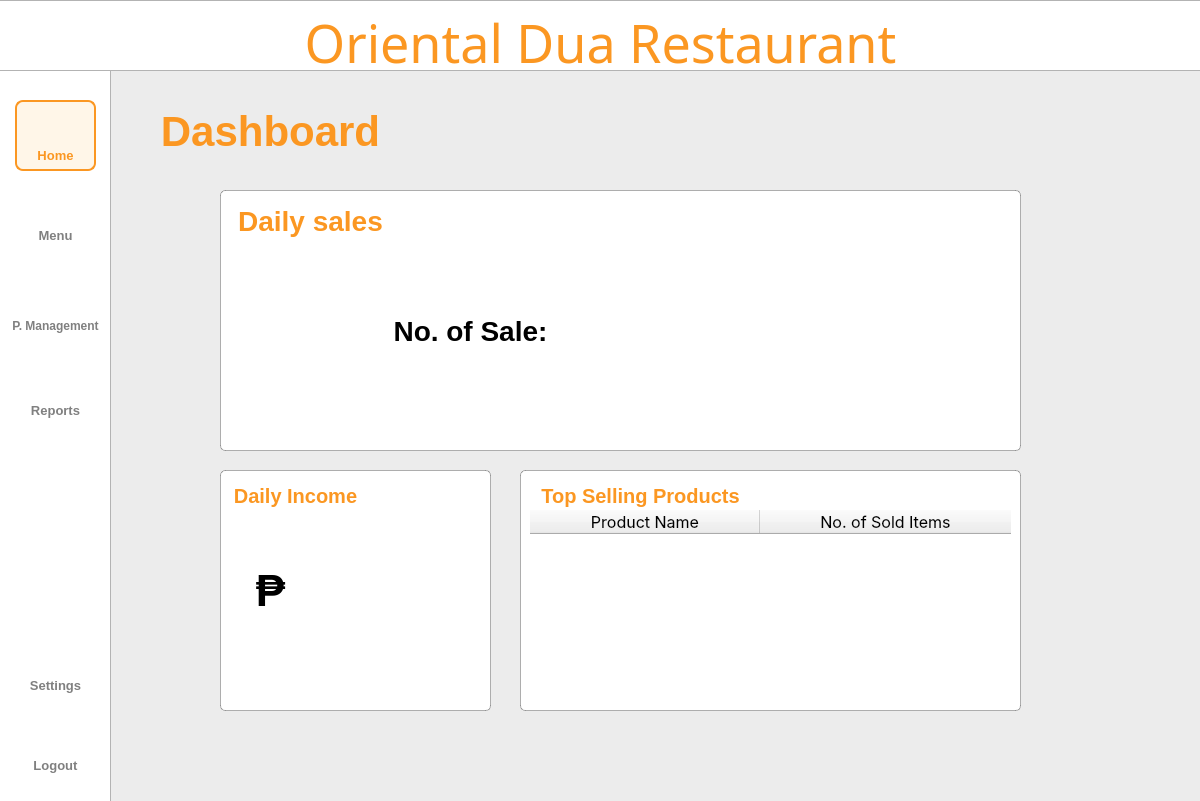
<?xml version="1.0" encoding="UTF-8"?>
<ui version="4.0">
 <class>Dialog</class>
 <widget class="QDialog" name="Dialog">
  <property name="geometry">
   <rect>
    <x>0</x>
    <y>0</y>
    <width>1200</width>
    <height>801</height>
   </rect>
  </property>
  <property name="windowTitle">
   <string>Dialog</string>
  </property>
  <widget class="QWidget" name="bgwidget" native="true">
   <property name="geometry">
    <rect>
     <x>0</x>
     <y>0</y>
     <width>1211</width>
     <height>801</height>
    </rect>
   </property>
   <property name="layoutDirection">
    <enum>Qt::LeftToRight</enum>
   </property>
   <property name="styleSheet">
    <string notr="true">QWidget#bgwidget{background-color: rgb(236, 236, 236);}

</string>
   </property>
   <widget class="QLabel" name="sidebar">
    <property name="geometry">
     <rect>
      <x>-10</x>
      <y>-30</y>
      <width>121</width>
      <height>891</height>
     </rect>
    </property>
    <property name="styleSheet">
     <string notr="true">background-color: rgb(255, 255, 255);
border: 1px solid rgba(0, 0, 0, 0.3);  </string>
    </property>
    <property name="text">
     <string/>
    </property>
   </widget>
   <widget class="QLabel" name="titlebar">
    <property name="geometry">
     <rect>
      <x>-2</x>
      <y>0</y>
      <width>1204</width>
      <height>71</height>
     </rect>
    </property>
    <property name="styleSheet">
     <string notr="true">background-color: rgb(255, 255, 255);
border: 1px solid rgba(0, 0, 0, 0.3);  </string>
    </property>
    <property name="text">
     <string/>
    </property>
   </widget>
   <widget class="QLabel" name="title">
    <property name="geometry">
     <rect>
      <x>0</x>
      <y>10</y>
      <width>1201</width>
      <height>71</height>
     </rect>
    </property>
    <property name="styleSheet">
     <string notr="true">QLabel#title{
	color: #FB9722;
    font-family: Sacramento;
    font-size: 52px;
    font-weight: 400;
    padding-bottom: 5px;
    text-align: center;
}</string>
    </property>
    <property name="text">
     <string>Oriental Dua Restaurant</string>
    </property>
    <property name="alignment">
     <set>Qt::AlignCenter</set>
    </property>
    <property name="wordWrap">
     <bool>true</bool>
    </property>
   </widget>
   <widget class="QLabel" name="logoutIcon">
    <property name="geometry">
     <rect>
      <x>39</x>
      <y>715</y>
      <width>35</width>
      <height>35</height>
     </rect>
    </property>
    <property name="minimumSize">
     <size>
      <width>35</width>
      <height>35</height>
     </size>
    </property>
    <property name="maximumSize">
     <size>
      <width>35</width>
      <height>35</height>
     </size>
    </property>
    <property name="styleSheet">
     <string notr="true">QLabel#Pmanagementbtn{
    color: rgba(0,0,0, 0.5);
    font-family: 'Roboto';
    font-size: 11px;
    font-weight: 300;
}</string>
    </property>
    <property name="text">
     <string/>
    </property>
    <property name="pixmap">
     <pixmap resource="../resource.qrc">:/icon/icons/shutdown.png</pixmap>
    </property>
    <property name="scaledContents">
     <bool>true</bool>
    </property>
    <property name="alignment">
     <set>Qt::AlignCenter</set>
    </property>
   </widget>
   <widget class="QPushButton" name="logoutbtn">
    <property name="geometry">
     <rect>
      <x>15</x>
      <y>750</y>
      <width>81</width>
      <height>31</height>
     </rect>
    </property>
    <property name="styleSheet">
     <string notr="true">QPushButton{
    color: rgba(0,0,0, 0.5);
    font-family: 'Inter';
    font-size: 13px;
    font-weight: 500;
	border:none;
}

QPushButton:hover{
color: #FB9722;
border: 2px solid #FB9722;
border-radius: 8px;
background-color: rgba(255, 167, 25, 0.1);
}</string>
    </property>
    <property name="text">
     <string>Logout</string>
    </property>
   </widget>
   <widget class="QPushButton" name="settingsbtn">
    <property name="geometry">
     <rect>
      <x>15</x>
      <y>670</y>
      <width>81</width>
      <height>31</height>
     </rect>
    </property>
    <property name="styleSheet">
     <string notr="true">QPushButton{
    color: rgba(0,0,0, 0.5);
    font-family: 'Inter';
    font-size: 13px;
    font-weight: 500;
	border:none;
}

QPushButton:hover{
color: #FB9722;
border: 2px solid #FB9722;
border-radius: 8px;
background-color: rgba(255, 167, 25, 0.1);
}</string>
    </property>
    <property name="text">
     <string>Settings</string>
    </property>
   </widget>
   <widget class="QLabel" name="settingIcon">
    <property name="geometry">
     <rect>
      <x>39</x>
      <y>634</y>
      <width>35</width>
      <height>35</height>
     </rect>
    </property>
    <property name="minimumSize">
     <size>
      <width>35</width>
      <height>35</height>
     </size>
    </property>
    <property name="maximumSize">
     <size>
      <width>35</width>
      <height>35</height>
     </size>
    </property>
    <property name="styleSheet">
     <string notr="true">QLabel#Pmanagementbtn{
    color: rgba(0,0,0, 0.5);
    font-family: 'Roboto';
    font-size: 11px;
    font-weight: 300;
}</string>
    </property>
    <property name="text">
     <string/>
    </property>
    <property name="pixmap">
     <pixmap resource="../resource.qrc">:/icon/icons/settings.png</pixmap>
    </property>
    <property name="scaledContents">
     <bool>true</bool>
    </property>
    <property name="alignment">
     <set>Qt::AlignCenter</set>
    </property>
   </widget>
   <widget class="QPushButton" name="menubtn">
    <property name="geometry">
     <rect>
      <x>15</x>
      <y>220</y>
      <width>81</width>
      <height>31</height>
     </rect>
    </property>
    <property name="styleSheet">
     <string notr="true">QPushButton{
    color: rgba(0,0,0, 0.5);
    font-family: 'Inter';
    font-size: 13px;
    font-weight: 500;
	border:none;
}

QPushButton:hover{
color: #FB9722;
border: 2px solid #FB9722;
border-radius: 8px;
background-color: rgba(255, 167, 25, 0.1);
}
</string>
    </property>
    <property name="text">
     <string>Menu</string>
    </property>
   </widget>
   <widget class="QLabel" name="p_mIcon">
    <property name="geometry">
     <rect>
      <x>37</x>
      <y>270</y>
      <width>40</width>
      <height>40</height>
     </rect>
    </property>
    <property name="minimumSize">
     <size>
      <width>40</width>
      <height>40</height>
     </size>
    </property>
    <property name="maximumSize">
     <size>
      <width>40</width>
      <height>40</height>
     </size>
    </property>
    <property name="styleSheet">
     <string notr="true">QLabel#Pmanagementbtn{
    color: rgba(0,0,0, 0.5);
    font-family: 'Roboto';
    font-size: 11px;
    font-weight: 300;
}</string>
    </property>
    <property name="text">
     <string/>
    </property>
    <property name="pixmap">
     <pixmap resource="../resource.qrc">:/icon/icons/productm.png</pixmap>
    </property>
    <property name="scaledContents">
     <bool>true</bool>
    </property>
    <property name="alignment">
     <set>Qt::AlignCenter</set>
    </property>
   </widget>
   <widget class="QPushButton" name="p_managementbtn">
    <property name="geometry">
     <rect>
      <x>5</x>
      <y>310</y>
      <width>101</width>
      <height>31</height>
     </rect>
    </property>
    <property name="styleSheet">
     <string notr="true">QPushButton{
    color: rgba(0,0,0, 0.5);
    font-family: 'Inter';
    font-size: 12px;
    font-weight: 500;
	border:none;
}

QPushButton:hover{
color: #FB9722;
border: 2px solid #FB9722;
border-radius: 8px;
background-color: rgba(255, 167, 25, 0.1);
}</string>
    </property>
    <property name="text">
     <string>P. Management</string>
    </property>
   </widget>
   <widget class="QLabel" name="homeIcon">
    <property name="geometry">
     <rect>
      <x>40</x>
      <y>110</y>
      <width>30</width>
      <height>30</height>
     </rect>
    </property>
    <property name="minimumSize">
     <size>
      <width>30</width>
      <height>30</height>
     </size>
    </property>
    <property name="maximumSize">
     <size>
      <width>35</width>
      <height>35</height>
     </size>
    </property>
    <property name="styleSheet">
     <string notr="true">QLabel#Pmanagementbtn{
    color: rgba(0,0,0, 0.5);
    font-family: 'Roboto';
    font-size: 11px;
    font-weight: 300;
}</string>
    </property>
    <property name="text">
     <string/>
    </property>
    <property name="pixmap">
     <pixmap resource="../resource.qrc">:/icon/icons/home2.png</pixmap>
    </property>
    <property name="scaledContents">
     <bool>true</bool>
    </property>
    <property name="alignment">
     <set>Qt::AlignCenter</set>
    </property>
   </widget>
   <widget class="QPushButton" name="reportbtn">
    <property name="geometry">
     <rect>
      <x>15</x>
      <y>395</y>
      <width>81</width>
      <height>31</height>
     </rect>
    </property>
    <property name="styleSheet">
     <string notr="true">QPushButton{
    color: rgba(0,0,0, 0.5);
    font-family: 'Inter';
    font-size: 13px;
    font-weight: 500;
	border:none;
}

QPushButton:hover{
color: #FB9722;
border: 2px solid #FB9722;
border-radius: 8px;
background-color: rgba(255, 167, 25, 0.1);
}</string>
    </property>
    <property name="text">
     <string>Reports</string>
    </property>
   </widget>
   <widget class="QPushButton" name="homebtn">
    <property name="geometry">
     <rect>
      <x>15</x>
      <y>140</y>
      <width>81</width>
      <height>31</height>
     </rect>
    </property>
    <property name="styleSheet">
     <string notr="true">QPushButton{
    color: #FB9722;;
    font-family: 'Inter';
    font-size: 13px;
    font-weight: 500;
	border:none;
}

</string>
    </property>
    <property name="text">
     <string>Home</string>
    </property>
   </widget>
   <widget class="QLabel" name="reportIcon">
    <property name="geometry">
     <rect>
      <x>39</x>
      <y>360</y>
      <width>35</width>
      <height>35</height>
     </rect>
    </property>
    <property name="minimumSize">
     <size>
      <width>35</width>
      <height>35</height>
     </size>
    </property>
    <property name="maximumSize">
     <size>
      <width>35</width>
      <height>35</height>
     </size>
    </property>
    <property name="styleSheet">
     <string notr="true">QLabel#Pmanagementbtn{
    color: rgba(0,0,0, 0.5);
    font-family: 'Roboto';
    font-size: 11px;
    font-weight: 300;
}</string>
    </property>
    <property name="text">
     <string/>
    </property>
    <property name="pixmap">
     <pixmap resource="../resource.qrc">:/icon/icons/report.png</pixmap>
    </property>
    <property name="scaledContents">
     <bool>true</bool>
    </property>
    <property name="alignment">
     <set>Qt::AlignCenter</set>
    </property>
   </widget>
   <widget class="QLabel" name="menuIcon">
    <property name="geometry">
     <rect>
      <x>40</x>
      <y>190</y>
      <width>30</width>
      <height>30</height>
     </rect>
    </property>
    <property name="minimumSize">
     <size>
      <width>30</width>
      <height>30</height>
     </size>
    </property>
    <property name="maximumSize">
     <size>
      <width>35</width>
      <height>35</height>
     </size>
    </property>
    <property name="styleSheet">
     <string notr="true">QLabel#Pmanagementbtn{
    color: rgba(0,0,0, 0.5);
    font-family: 'Roboto';
    font-size: 11px;
    font-weight: 300;
}</string>
    </property>
    <property name="text">
     <string/>
    </property>
    <property name="pixmap">
     <pixmap resource="../resource.qrc">:/icon/icons/menu.png</pixmap>
    </property>
    <property name="scaledContents">
     <bool>true</bool>
    </property>
    <property name="alignment">
     <set>Qt::AlignCenter</set>
    </property>
   </widget>
   <widget class="QLabel" name="dailyIncome">
    <property name="geometry">
     <rect>
      <x>220</x>
      <y>480</y>
      <width>151</width>
      <height>31</height>
     </rect>
    </property>
    <property name="styleSheet">
     <string notr="true">
    color: #FB9722;
    font-family: 'Inter';
    font-size: 20px;
    font-weight: 500;
</string>
    </property>
    <property name="text">
     <string>Daily Income</string>
    </property>
    <property name="alignment">
     <set>Qt::AlignCenter</set>
    </property>
   </widget>
   <widget class="QLabel" name="date">
    <property name="geometry">
     <rect>
      <x>150</x>
      <y>110</y>
      <width>241</width>
      <height>41</height>
     </rect>
    </property>
    <property name="styleSheet">
     <string notr="true">QLabel{
    color: #FB9722;
    font-family: 'Inter';
    font-size: 42px;
    font-weight: 500;
}</string>
    </property>
    <property name="text">
     <string>Dashboard</string>
    </property>
    <property name="alignment">
     <set>Qt::AlignCenter</set>
    </property>
   </widget>
   <widget class="QLabel" name="borderbox">
    <property name="geometry">
     <rect>
      <x>220</x>
      <y>190</y>
      <width>801</width>
      <height>261</height>
     </rect>
    </property>
    <property name="styleSheet">
     <string notr="true">background-color: rgb(255, 255, 255);
border: 1px solid rgba(0, 0, 0, 0.3); 
border-radius: 5px;   </string>
    </property>
    <property name="text">
     <string/>
    </property>
   </widget>
   <widget class="QLabel" name="borderbox_2">
    <property name="geometry">
     <rect>
      <x>220</x>
      <y>470</y>
      <width>271</width>
      <height>241</height>
     </rect>
    </property>
    <property name="styleSheet">
     <string notr="true">background-color: rgb(255, 255, 255);
border: 1px solid rgba(0, 0, 0, 0.3); 
border-radius: 5px;   </string>
    </property>
    <property name="text">
     <string/>
    </property>
   </widget>
   <widget class="QLabel" name="totalLabel">
    <property name="geometry">
     <rect>
      <x>230</x>
      <y>200</y>
      <width>161</width>
      <height>41</height>
     </rect>
    </property>
    <property name="styleSheet">
     <string notr="true">QLabel{
    color: #FB9722;
    font-family: 'Inter';
    font-size: 28px;
    font-weight: 500;
}</string>
    </property>
    <property name="text">
     <string>Daily sales</string>
    </property>
    <property name="alignment">
     <set>Qt::AlignCenter</set>
    </property>
   </widget>
   <widget class="QLabel" name="borderbox_3">
    <property name="geometry">
     <rect>
      <x>520</x>
      <y>470</y>
      <width>501</width>
      <height>241</height>
     </rect>
    </property>
    <property name="styleSheet">
     <string notr="true">background-color: rgb(255, 255, 255);
border: 1px solid rgba(0, 0, 0, 0.3);
border-radius: 5px;    </string>
    </property>
    <property name="text">
     <string/>
    </property>
   </widget>
   <widget class="QLabel" name="currentEmployee">
    <property name="geometry">
     <rect>
      <x>530</x>
      <y>480</y>
      <width>221</width>
      <height>31</height>
     </rect>
    </property>
    <property name="styleSheet">
     <string notr="true">
    color: #FB9722;
    font-family: 'Inter';
    font-size: 20px;
    font-weight: 500;
</string>
    </property>
    <property name="text">
     <string>Top Selling Products</string>
    </property>
    <property name="alignment">
     <set>Qt::AlignCenter</set>
    </property>
   </widget>
   <widget class="QLabel" name="boxlabel_total">
    <property name="geometry">
     <rect>
      <x>300</x>
      <y>560</y>
      <width>131</width>
      <height>61</height>
     </rect>
    </property>
    <property name="styleSheet">
     <string notr="true">
    color: #FB9722;
    font-family: 'Inter';
    font-size: 36px;
    font-weight: 500;
</string>
    </property>
    <property name="text">
     <string/>
    </property>
    <property name="alignment">
     <set>Qt::AlignLeading|Qt::AlignLeft|Qt::AlignVCenter</set>
    </property>
   </widget>
   <widget class="QLabel" name="peso">
    <property name="geometry">
     <rect>
      <x>240</x>
      <y>550</y>
      <width>61</width>
      <height>81</height>
     </rect>
    </property>
    <property name="styleSheet">
     <string notr="true">QLabel{
    color: #000000;
    font-family: 'Inter';
    font-size: 44px;
    font-weight: 500;
}</string>
    </property>
    <property name="text">
     <string>₱</string>
    </property>
    <property name="alignment">
     <set>Qt::AlignCenter</set>
    </property>
   </widget>
   <widget class="QTableWidget" name="tableWidget">
    <property name="enabled">
     <bool>true</bool>
    </property>
    <property name="geometry">
     <rect>
      <x>530</x>
      <y>510</y>
      <width>481</width>
      <height>191</height>
     </rect>
    </property>
    <property name="layoutDirection">
     <enum>Qt::LeftToRight</enum>
    </property>
    <property name="autoFillBackground">
     <bool>true</bool>
    </property>
    <property name="frameShape">
     <enum>QFrame::NoFrame</enum>
    </property>
    <property name="frameShadow">
     <enum>QFrame::Plain</enum>
    </property>
    <property name="lineWidth">
     <number>0</number>
    </property>
    <property name="midLineWidth">
     <number>0</number>
    </property>
    <property name="sizeAdjustPolicy">
     <enum>QAbstractScrollArea::AdjustToContents</enum>
    </property>
    <property name="tabKeyNavigation">
     <bool>false</bool>
    </property>
    <property name="showDropIndicator" stdset="0">
     <bool>false</bool>
    </property>
    <property name="dragDropOverwriteMode">
     <bool>false</bool>
    </property>
    <property name="alternatingRowColors">
     <bool>true</bool>
    </property>
    <property name="selectionMode">
     <enum>QAbstractItemView::NoSelection</enum>
    </property>
    <property name="textElideMode">
     <enum>Qt::ElideNone</enum>
    </property>
    <property name="showGrid">
     <bool>false</bool>
    </property>
    <property name="gridStyle">
     <enum>Qt::SolidLine</enum>
    </property>
    <property name="cornerButtonEnabled">
     <bool>false</bool>
    </property>
    <attribute name="horizontalHeaderDefaultSectionSize">
     <number>230</number>
    </attribute>
    <attribute name="horizontalHeaderStretchLastSection">
     <bool>true</bool>
    </attribute>
    <column>
     <property name="text">
      <string>Product Name</string>
     </property>
     <property name="font">
      <font>
       <family>Inter</family>
       <pointsize>12</pointsize>
      </font>
     </property>
     <property name="background">
      <color alpha="0">
       <red>0</red>
       <green>0</green>
       <blue>0</blue>
      </color>
     </property>
    </column>
    <column>
     <property name="text">
      <string>No. of Sold Items</string>
     </property>
     <property name="font">
      <font>
       <family>Inter</family>
       <pointsize>12</pointsize>
       <kerning>true</kerning>
      </font>
     </property>
     <property name="background">
      <color alpha="0">
       <red>0</red>
       <green>0</green>
       <blue>0</blue>
      </color>
     </property>
    </column>
   </widget>
   <widget class="QLabel" name="boxlabel_sale">
    <property name="geometry">
     <rect>
      <x>560</x>
      <y>290</y>
      <width>191</width>
      <height>81</height>
     </rect>
    </property>
    <property name="styleSheet">
     <string notr="true">	color: #FB9722;
    font-family: 'Inter';
    font-size: 36px;
    font-weight: 500;
</string>
    </property>
    <property name="text">
     <string/>
    </property>
    <property name="alignment">
     <set>Qt::AlignLeading|Qt::AlignLeft|Qt::AlignVCenter</set>
    </property>
   </widget>
   <widget class="QLabel" name="label_2">
    <property name="geometry">
     <rect>
      <x>15</x>
      <y>100</y>
      <width>81</width>
      <height>71</height>
     </rect>
    </property>
    <property name="styleSheet">
     <string notr="true">QLabel{
	background-color: rgba(255, 167, 25, 0.1);
	border: 2px solid #FB9722;
	border-radius: 8px;
}</string>
    </property>
    <property name="text">
     <string/>
    </property>
   </widget>
   <widget class="QLabel" name="Time">
    <property name="geometry">
     <rect>
      <x>940</x>
      <y>80</y>
      <width>221</width>
      <height>21</height>
     </rect>
    </property>
    <property name="text">
     <string/>
    </property>
   </widget>
   <widget class="QLabel" name="totalLabel_2">
    <property name="geometry">
     <rect>
      <x>390</x>
      <y>310</y>
      <width>161</width>
      <height>41</height>
     </rect>
    </property>
    <property name="styleSheet">
     <string notr="true">QLabel{
    color: #00000;
    font-family: 'Inter';
    font-size: 28px;
    font-weight: 500;
}</string>
    </property>
    <property name="text">
     <string>No. of Sale:</string>
    </property>
    <property name="alignment">
     <set>Qt::AlignCenter</set>
    </property>
   </widget>
   <zorder>borderbox_2</zorder>
   <zorder>sidebar</zorder>
   <zorder>titlebar</zorder>
   <zorder>title</zorder>
   <zorder>logoutIcon</zorder>
   <zorder>logoutbtn</zorder>
   <zorder>settingsbtn</zorder>
   <zorder>settingIcon</zorder>
   <zorder>menubtn</zorder>
   <zorder>p_mIcon</zorder>
   <zorder>p_managementbtn</zorder>
   <zorder>reportbtn</zorder>
   <zorder>reportIcon</zorder>
   <zorder>menuIcon</zorder>
   <zorder>date</zorder>
   <zorder>borderbox</zorder>
   <zorder>totalLabel</zorder>
   <zorder>borderbox_3</zorder>
   <zorder>currentEmployee</zorder>
   <zorder>boxlabel_total</zorder>
   <zorder>dailyIncome</zorder>
   <zorder>peso</zorder>
   <zorder>tableWidget</zorder>
   <zorder>boxlabel_sale</zorder>
   <zorder>label_2</zorder>
   <zorder>homeIcon</zorder>
   <zorder>homebtn</zorder>
   <zorder>Time</zorder>
   <zorder>totalLabel_2</zorder>
  </widget>
 </widget>
 <resources>
  <include location="../resource.qrc"/>
 </resources>
 <connections/>
</ui>
